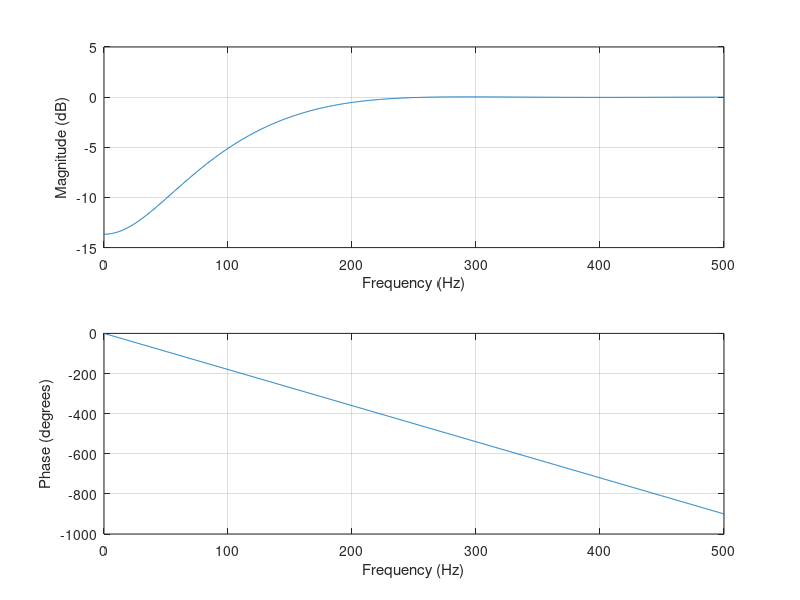

The MATLAB script that drew this image:
clc;
clear all;
close all;
n   = 10;        % filter order
fc  = 90;        % cutoff frequency in Hz
fs  = 1000;      % sampling frequency in Hz (example)
Wn  = fc / (fs/2);% normalized cutoff (0..1, 1 = Nyquist)

b = fir1(n, Wn, 'high', hamming(n+1)); % returns numerator
a = 1;                                 % FIR denominator

% Inspect frequency response
freqz(b, a, 1024, fs);
